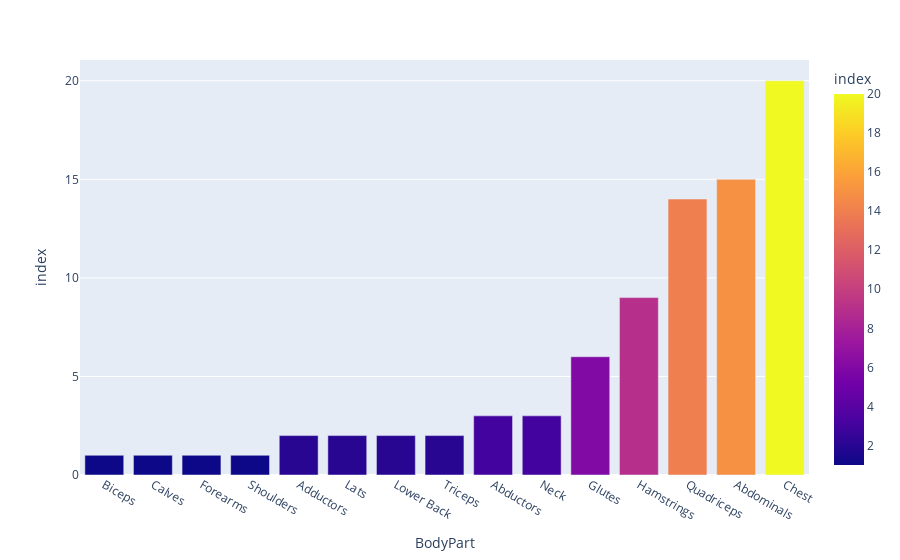

The cell this chart's notebook holds for it:
### Code cell
beginner_bodyOnly = body_only.groupby(['BodyPart']).count()
beginner_bodyOnly= beginner_bodyOnly.sort_values(by='index')
fig = px.bar(beginner_bodyOnly, x=beginner_bodyOnly.index, y='index', color ='index')
fig.show()

### Figure 1 — Plotly figure (JSON) as saved in the notebook; plotly's stock layout.template omitted (floating-point values rounded to 4 significant figures)
{"data": [{"alignmentgroup": "True", "hovertemplate": "BodyPart=%{x}<br>index=%{marker.color}<extra></extra>", "legendgroup": "", "marker": {"color": [1, 1, 1, 1, 2, 2, 2, 2, 3, 3, 6, 9, 14, 15, 20], "coloraxis": "coloraxis", "pattern": {"shape": ""}}, "name": "", "offsetgroup": "", "orientation": "v", "showlegend": false, "textposition": "auto", "type": "bar", "x": ["Biceps", "Calves", "Forearms", "Shoulders", "Adductors", "Lats", "Lower Back", "Triceps", "Abductors", "Neck", "Glutes", "Hamstrings", "Quadriceps", "Abdominals", "Chest"], "xaxis": "x", "y": [1, 1, 1, 1, 2, 2, 2, 2, 3, 3, 6, 9, 14, 15, 20], "yaxis": "y"}], "layout": {"barmode": "relative", "coloraxis": {"colorbar": {"title": {"text": "index"}}, "colorscale": [[0, "#0d0887"], [0.1111, "#46039f"], [0.2222, "#7201a8"], [0.3333, "#9c179e"], [0.4444, "#bd3786"], [0.5556, "#d8576b"], [0.6667, "#ed7953"], [0.7778, "#fb9f3a"], [0.8889, "#fdca26"], [1, "#f0f921"]]}, "legend": {"tracegroupgap": 0}, "margin": {"t": 60}, "xaxis": {"anchor": "y", "domain": [0, 1], "title": {"text": "BodyPart"}}, "yaxis": {"anchor": "x", "domain": [0, 1], "title": {"text": "index"}}}}
